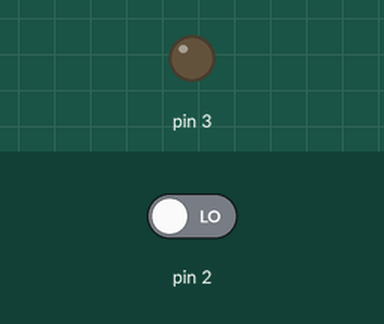
This sketch was run on a simulated Arduino Uno, built with avr-gcc and run on an emulated ATmega328P. Shown: output pins drawn as LEDs (lit = HIGH). The test bench sets the inputs (shaded band); at power-on: pin 2 LOW.

Above: at 1.2 s.
1.3 s: pin 2 driven HIGH
At 1.7 s:
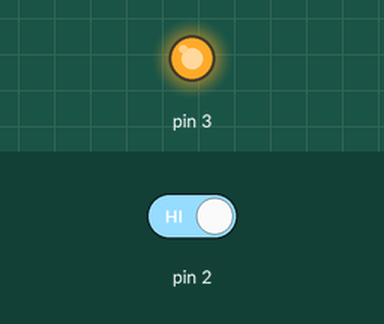
Timing chart, 0 to 4.3 s (numbered marks = the images above; inputs shaded):
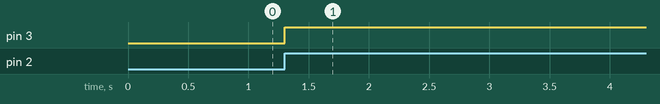

The sketch:

pulsador_como_switch.ino
```cpp
int ESTADO=0, LED=0;
void setup() {
  pinMode(2,INPUT);
  pinMode(3,OUTPUT);}
void loop() {
 int SWITCH = digitalRead(2);
 if ((SWITCH==1)&&(ESTADO==0)){
    LED=1-LED;}
 ESTADO=SWITCH;
 if (LED==1){
    digitalWrite(3,HIGH);}
 else{
    digitalWrite(3,LOW);}}
```

Measured:
- after the input at 1.3 s, pin 3: LOW → HIGH at once
